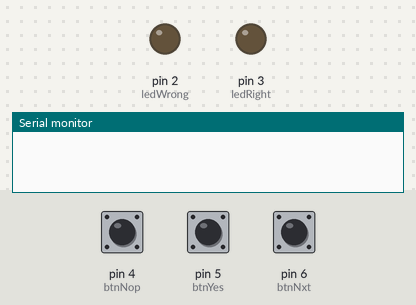
A sketch run on a simulated Arduino Leonardo, built with avr-gcc and run on an emulated ATmega32U4. Shown: output pins drawn as LEDs (lit = HIGH), the last lines printed to the serial monitor. Inputs (shaded band) come from the test bench; at power-on: pin 6 (btnNxt) LOW, pin 4 (btnNop) LOW, pin 5 (btnYes) LOW. Random numbers use the default seed unless the sketch sets one.

Above: at 1.2 s.
1.3 s: pin 6 (btnNxt) pulled HIGH for 0.15 s
2.9 s: pin 4 (btnNop) pulled HIGH for 0.15 s
At 4.2 s:
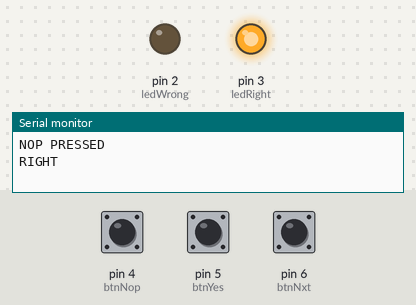
5.9 s: pin 6 (btnNxt) pulled HIGH for 1 s
8.4 s: pin 4 (btnNop) pulled HIGH for 1 s
At 9.7 s:
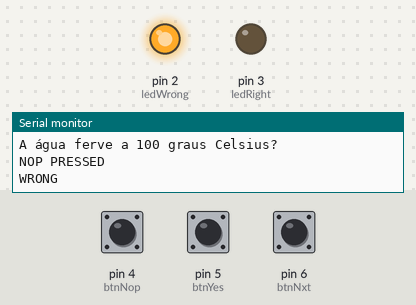
11.4 s: pin 4 (btnNop) driven HIGH and pin 6 (btnNxt) driven HIGH
At 12.3 s:
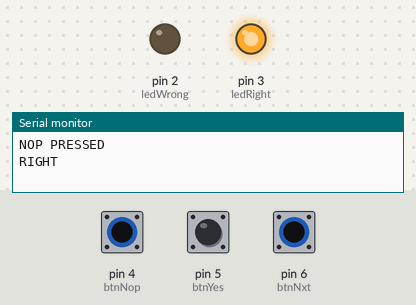
14.4 s: pin 5 (btnYes) pulled HIGH for 3.2 s
Timing chart, 0 to 21.6 s (numbered marks = the images above; inputs shaded):
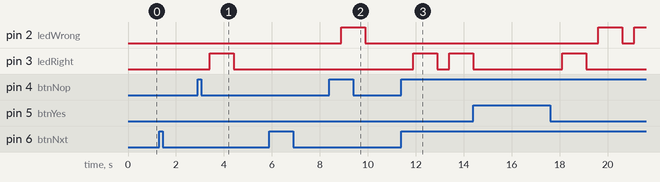

Measured:
- after the input at 2.9 s, pin 3 (ledRight): LOW → HIGH after 0.50 s, → LOW 1.0 s later
- after the input at 8.4 s, pin 2 (ledWrong): LOW → HIGH after 0.50 s, → LOW 1.0 s later
- after the input at 11.4 s, pin 3 (ledRight): LOW → HIGH after 0.50 s, → LOW 1.0 s later, → HIGH 0.50 s later

The sketch:

Quiz.ino
```cpp
#define btnYes 5
#define btnNop 4
#define btnNxt 6

int ledRight = 3;
int ledWrong = 2;

int answer = 0;
long randNumber;

bool state = false;

String perguntas[] = {
  "O Brasil é o maior país da América do Sul?",
  "A capital do Brasil é Brasília?",
  "A China é o país mais populoso do mundo?",
  "A Mona Lisa foi pintada por Leonardo da Vinci?",
  "A água ferve a 100 graus Celsius?",
  "A Lua emite luz própria?",
  "O Polo Norte é a região mais quente do planeta?",
  "A água é composta por dois elementos: carbono e oxigênio?",
  "O Rio Nilo é o maior rio do mundo?",
  "O Brasil faz fronteira com 10 países?",
  "O presidente do Brasil governa por tempo ilimitado?",
  "A Antártida é um continente coberto por vegetação exuberante?",
  "A França é um país da América do Sul?",
  "O Sol gira em torno da Terra?",
  "A Estátua da Liberdade está localizada em Paris?"
};

int respostas[] = { 1, 1, 1, 1, 1, 2, 2, 2, 1, 1, 2, 2, 2, 2, 2 };

void setup() {
  Serial.begin(9600);
  pinMode(ledRight, OUTPUT);
  pinMode(ledWrong, OUTPUT);
  pinMode(btnYes, INPUT);
  pinMode(btnNop, INPUT);
  pinMode(btnNxt, INPUT);

  randomSeed(analogRead(0));
}

void loop() {
  if (digitalRead(btnNxt) == HIGH) {
    state = true;
    randNumber = random(15);
    Serial.println(perguntas[randNumber]);
    //Serial.println(respostas[randNumber]);
    while (state == true) {
      if (digitalRead(btnYes) == HIGH && digitalRead(btnNop) == LOW) {
        Serial.println("YES PRESSED");
        delay(500);
        answer = 1;
        if (answer == respostas[randNumber]) {
          Serial.println("RIGHT");
          digitalWrite(ledRight, HIGH);
          delay(1000);
          digitalWrite(ledRight, LOW);
          answer = 0;
          state = false;
        } else {
          Serial.println("WRONG");
          digitalWrite(ledWrong, HIGH);
          delay(1000);
          digitalWrite(ledWrong, LOW);
          answer = 0;
          state = false;
        }
      } else if (digitalRead(btnYes) == LOW && digitalRead(btnNop) == HIGH) {
        Serial.println("NOP PRESSED");
        delay(500);
        answer = 2;
        if (answer == respostas[randNumber]) {
          Serial.println("RIGHT");
          digitalWrite(ledRight, HIGH);
          delay(1000);
          digitalWrite(ledRight, LOW);
          answer = 0;
          state = false;
        } else {
          Serial.println("WRONG");
          digitalWrite(ledWrong, HIGH);
          delay(1000);
          digitalWrite(ledWrong, LOW);
          answer = 0;
          state = false;
        }
      }
    }
  }
}
```
